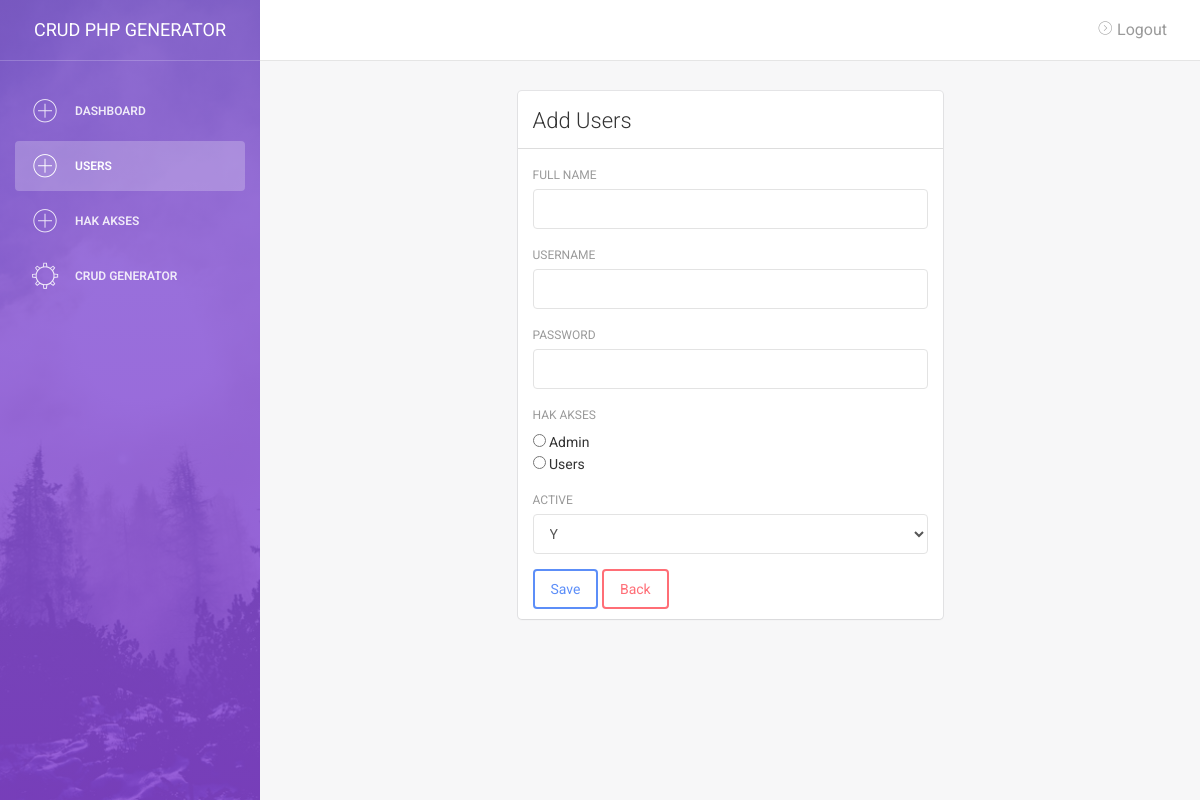
/testing/crud-php-generator/users/tambah.php (signed in), run on the app's committed database.
### tables this page shows
CREATE TABLE `menu` (
  `id` int(11) NOT NULL,
  `name_menu` varchar(255) DEFAULT NULL,
  `tabel` varchar(255) DEFAULT NULL,
  `url` varchar(255) DEFAULT NULL,
  `redirect` varchar(255) DEFAULT NULL,
  `akses` varchar(255) DEFAULT NULL,
  `active` varchar(255) DEFAULT NULL,
  `urutan` int(11) NOT NULL,
  `created_at` varchar(255) DEFAULT NULL
);

CREATE TABLE `hak_akses` (
  `id` int(11) NOT NULL,
  `hak_akses` varchar(255) DEFAULT NULL
);

### setting.php (called while the page is built, shortened)
<?php
    $title_apl = 'CRUD PHP Generator';
$baseURL  = "http://localhost/testing/crud-php-generator/";

### helper.php (called while the page is built, shortened)
<?php
    function getSegments($segment)
    {
        $rowurl = count(explode('/',$baseURL));
        $row_url = count(parse_url($baseURL));
        $urlc = $rowurl-$row_url;
        $rurl = $urlc-1;
        $cont = $segment + $rurl;
        $uriSegments = explode("/", parse_url($_SERVER['REQUEST_URI'], PHP_URL_PATH));
        return $uriSegments[$cont];
    }

### views/users/tambah.php (the view, shortened to what this page needs)
<div class="content">
    <div class="container-fluid">
        <div class="row">
            <div class="col-md-3"></div>
            <div class="col-md-6">
                <div class="card">
                    <div class="header">
                        <h4 class="title">Add Users</h4>
                    </div>
                    <div style="border-top:1px solid #ddd;margin-top:12px;"></div>
                    <div class="content">
                        <form action="proses.php?aksi=tambah" method="post">
                            <div class="form-group">
                                <label for="">Full Name</label>
                                <input type="text" class="form-control" required name="name" id="name" placeholder="">
                            </div>
                            <div class="form-group">
                                <label for="">Username</label>
                                <input type="text" class="form-control" required name="user" id="user" placeholder="">
                            </div>
                            <div class="form-group">
                                <label for="">Password</label>
                                <input type="text" class="form-control" required name="pass" id="pass" placeholder="">
                            </div>
                            <div class="form-group">
                                <label for="">Hak Akses</label>
                                <?php
                                    $sql1   = "SELECT * FROM hak_akses";
                                    $row1   = $connectdb->prepare($sql1);
                                    $row1->execute();
                                    $hsl    = $row1->fetchAll(PDO::FETCH_OBJ);
                                    $n = 0;
                                    foreach($hsl as $r) {
                                ?>
                                    <br>
                                    <input type="radio" name="akses"
                                        value="<?= $r->id;?>"> <?= $r->hak_akses;?>
                                <?php $n++;}?>
                            </div>
                            <div class="form-group">
                                <label for="">Active</label>
                                <select class="form-control" name="active">
                                    <option value="1">
                                        Y
                                    </option>
                                </select>
                            </div>
                            <button type="submit" class="btn btn-primary btn-md">Save</button>
                            <a href="index.php" class="btn btn-danger btn-md">Back</a>
                        </form>
                    </div>
                </div>
            </div>
            <div class="col-md-3"></div>
        </div>
    </div>
</div>

### layouts/sidebar.php (shortened to what this page needs)
<div class="wrapper">
    <div class="sidebar" data-color="purple" data-image="<?= $baseURL;?>assets/img/sidebar-5.jpg">
    <div class="sidebar-wrapper">
        <div class="logo">
            <a href="<?= $baseURL;?>index.php" class="simple-text">
                <?= $title_apl;?>
            </a>
        </div>
        <ul class="nav">
            <?php
                $id     = (int)$_SESSION['codekop_session']['id'];
                $user   = $connectdb->query("SELECT * FROM users WHERE id = $id")->fetch(PDO::FETCH_OBJ);
                $sql    = "SELECT * FROM menu ORDER by urutan ASC";
                $menus  = $connectdb->query($sql)->fetchAll(PDO::FETCH_OBJ);
                foreach($menus as $r){
                    $url = explode('/',$r->url);
                if($r->active == 'Y')
                {
                    $akses1 = explode(',',$r->akses);
                    if(!empty($akses1[0]))
                    {
                        if (in_array("$user->akses", $akses1))
                        {
                            $cekhref = 'Yes';
                        }else{
                            $cekhref = 'No';
                        }
                    }
                    if($cekhref == 'Yes')
                    {
            ?>
            <li <?php if(getSegments('4') == $url[0]){?> class="active" <?php }?>>
                <a href="<?= $baseURL.$r->url;?>">
                    <i class="pe-7s-plus"></i>
                    <p><?=$r->name_menu;?></p>
                </a>
            </li>
            <?php }}}?>
            <?php if($user->akses == 1) {?>
            <li <?php if(getSegments('4') == 'generator'){?> class="active" <?php }?>>
                <a href="<?= $baseURL.'generator/index.php';?>">
                    <i class="pe-7s-settings"></i>
                    <p>CRUD Generator</p>
                </a>
            </li>
            <?php }?>
        </ul>
    </div>
</div>
<div class="main-panel">
    <nav class="navbar navbar-default navbar-fixed">
        <div class="container-fluid">
            <div class="navbar-header">
                <a class="navbar-brand" href="#"></a>
            </div>
            <div class="collapse navbar-collapse">
                <ul class="nav navbar-nav navbar-right">
                    <li>
                        <a href="<?= $baseURL;?>logout.php">
                            <i class="pe-7s-angle-right-circle"></i>
                            Logout
                        </a>
                    </li>
                </ul>
            </div>
        </div>
    </nav>

### data on the page
menu: name_menu "DASHBOARD"
menu: name_menu "USERS"
menu: name_menu "HAK AKSES"
hak_akses: hak_akses "Admin"
hak_akses: hak_akses "Users"

### other printed values
$title_apl "CRUD PHP GENERATOR"
